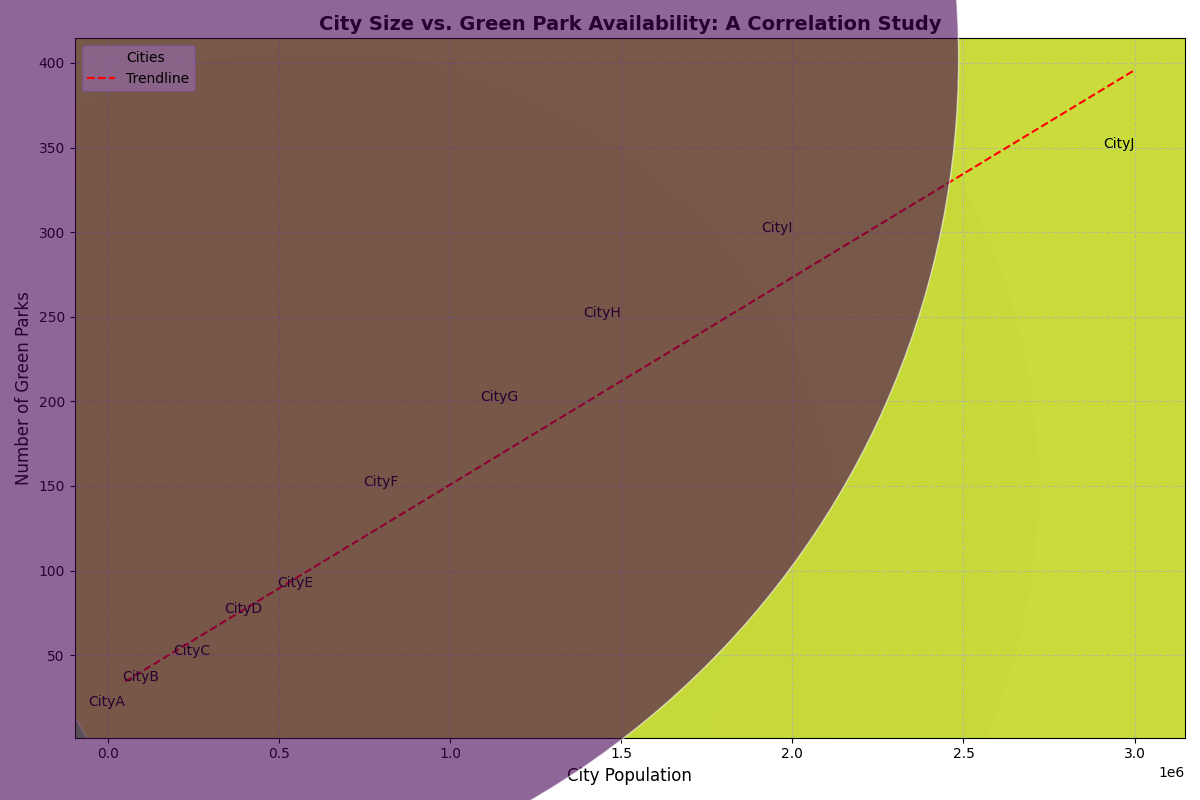

Here is the Python script that generated this plot:
import numpy as np
import matplotlib.pyplot as plt

# Backstory:
# The chart visualizes the relationship between city size (population) and the number of green parks available.
# Cities with different sizes might have different policies or capabilities to develop green zones.
# Hence, we want to explore if there's any noticeable correlation between city size and park richness.

# Create data
cities = ['CityA', 'CityB', 'CityC', 'CityD', 'CityE', 'CityF', 'CityG', 'CityH', 'CityI', 'CityJ']
populations = [50000, 150000, 300000, 450000, 600000, 850000, 1200000, 1500000, 2000000, 3000000]  # population
park_counts = [20, 35, 50, 75, 90, 150, 200, 250, 300, 350]  # number of parks

# Initialize figure and axis
fig, ax = plt.subplots(figsize=(12, 8))

# Add scatter plot
scatter = ax.scatter(populations, park_counts, s=populations, alpha=0.6, edgecolors='w', c=park_counts, cmap='viridis', label='Cities')

# Add annotations for each city
for i, city in enumerate(cities):
    ax.annotate(city, (populations[i], park_counts[i]), fontsize=10, ha='right')

# Adding a regression line
coefficients = np.polyfit(populations, park_counts, 1)
polynomial = np.poly1d(coefficients)
trendline = polynomial(populations)
ax.plot(populations, trendline, color='red', linestyle='--', linewidth=1.5, label='Trendline')

# Title and labels
ax.set_title('City Size vs. Green Park Availability: A Correlation Study', fontsize=14, fontweight='bold')
ax.set_xlabel('City Population', fontsize=12)
ax.set_ylabel('Number of Green Parks', fontsize=12)

# Add legends and grid
ax.legend()
ax.grid(True, linestyle='--', alpha=0.7)

# Improve layout
plt.tight_layout()

# Show plot
plt.show()
